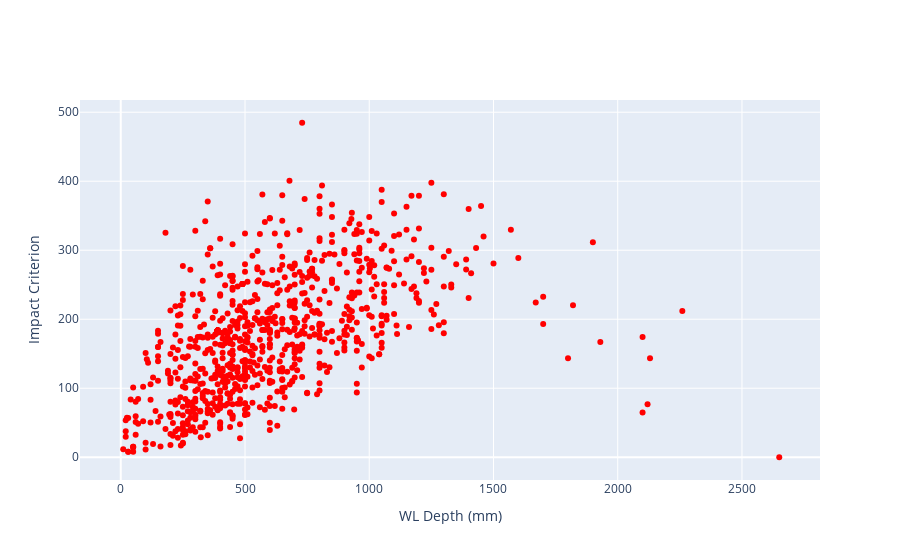
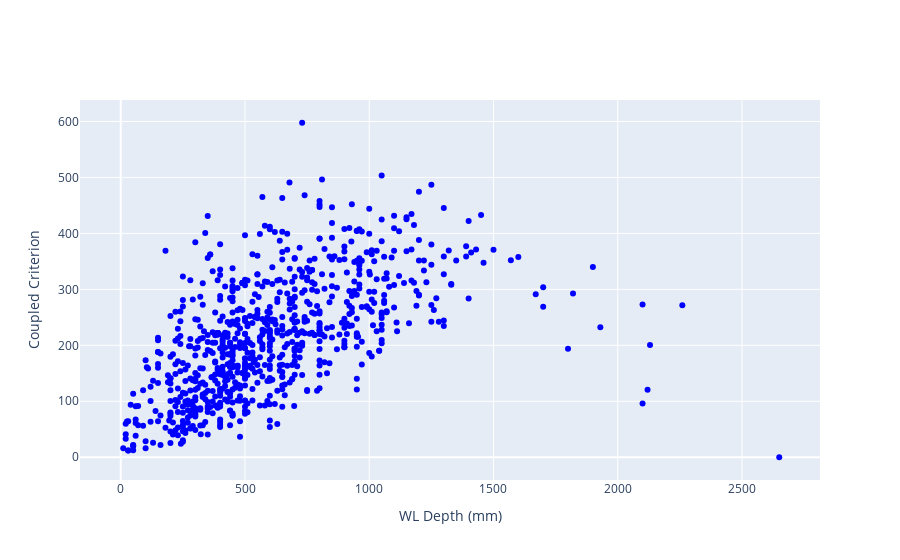
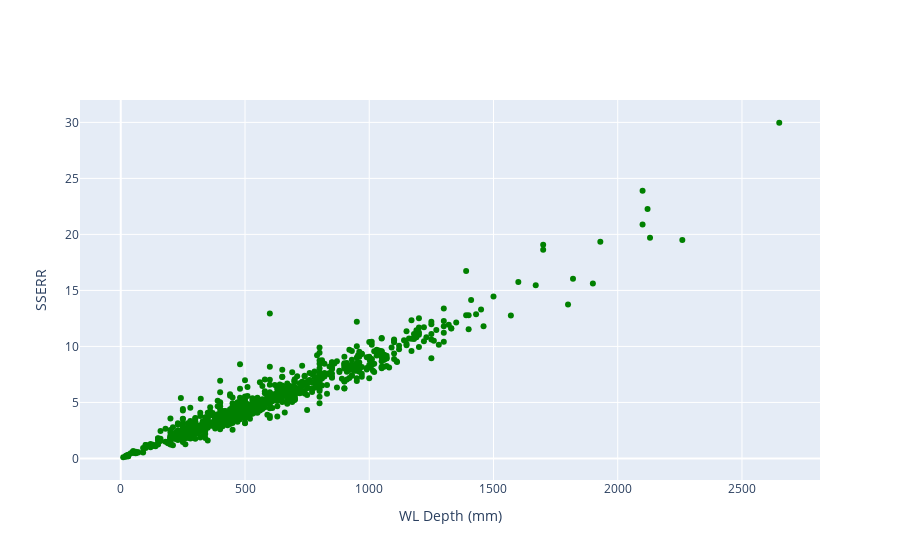
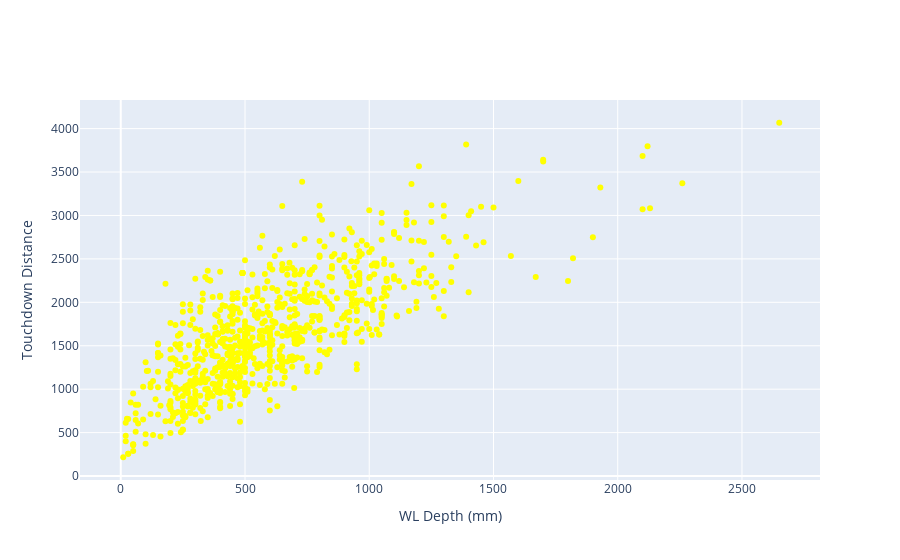

The cell these charts' notebook holds for them, in order:
### Code cell
import plotly.graph_objects as go

fig = go.Figure()
fig.add_trace(go.Scatter(x=df["WL_Depth"], y=df["impact_criterion"], mode="markers", name="Impact Criterion", marker=dict(color="red")))
fig.update_layout(xaxis_title="WL Depth (mm)", yaxis_title="Impact Criterion")
fig.show()

fig = go.Figure()
fig.add_trace(go.Scatter(x=df["WL_Depth"], y=df["coupled_criterion"], mode="markers", name="Coupled Criterion", marker=dict(color="blue")))
fig.update_layout(xaxis_title="WL Depth (mm)", yaxis_title="Coupled Criterion")
fig.show()

fig = go.Figure()
fig.add_trace(go.Scatter(x=df["WL_Depth"], y=df["sserr_result"], mode="markers", name="SSERR", marker=dict(color="green")))
fig.update_layout(xaxis_title="WL Depth (mm)", yaxis_title="SSERR")
fig.show()

fig = go.Figure()
fig.add_trace(go.Scatter(x=df["WL_Depth"], y=df["touchdown_distance"], mode="markers", name="Touchdown Distance", marker=dict(color="yellow")))
fig.update_layout(xaxis_title="WL Depth (mm)", yaxis_title="Touchdown Distance")
fig.show()

### Figure 1 — Plotly figure (JSON) as saved in the notebook; plotly's stock layout.template omitted (floating-point values rounded to 4 significant figures; data arrays with more than 128 entries replaced by an {"elided": "..."} marker saying what was removed)
{"data": [{"marker": {"color": "red"}, "mode": "markers", "name": "Impact Criterion", "type": "scatter", "x": {"elided": "834 float values"}, "y": {"elided": "834 float values"}}], "layout": {"xaxis": {"title": {"text": "WL Depth (mm)"}}, "yaxis": {"title": {"text": "Impact Criterion"}}}}

### Figure 2 — Plotly figure (JSON) as saved in the notebook; plotly's stock layout.template omitted (floating-point values rounded to 4 significant figures; data arrays with more than 128 entries replaced by an {"elided": "..."} marker saying what was removed)
{"data": [{"marker": {"color": "blue"}, "mode": "markers", "name": "Coupled Criterion", "type": "scatter", "x": {"elided": "834 float values"}, "y": {"elided": "834 float values"}}], "layout": {"xaxis": {"title": {"text": "WL Depth (mm)"}}, "yaxis": {"title": {"text": "Coupled Criterion"}}}}

### Figure 3 — Plotly figure (JSON) as saved in the notebook; plotly's stock layout.template omitted (floating-point values rounded to 4 significant figures; data arrays with more than 128 entries replaced by an {"elided": "..."} marker saying what was removed)
{"data": [{"marker": {"color": "green"}, "mode": "markers", "name": "SSERR", "type": "scatter", "x": {"elided": "834 float values"}, "y": {"elided": "834 float values"}}], "layout": {"xaxis": {"title": {"text": "WL Depth (mm)"}}, "yaxis": {"title": {"text": "SSERR"}}}}

### Figure 4 — Plotly figure (JSON) as saved in the notebook; plotly's stock layout.template omitted (floating-point values rounded to 4 significant figures; data arrays with more than 128 entries replaced by an {"elided": "..."} marker saying what was removed)
{"data": [{"marker": {"color": "yellow"}, "mode": "markers", "name": "Touchdown Distance", "type": "scatter", "x": {"elided": "834 float values"}, "y": {"elided": "834 float values"}}], "layout": {"xaxis": {"title": {"text": "WL Depth (mm)"}}, "yaxis": {"title": {"text": "Touchdown Distance"}}}}
